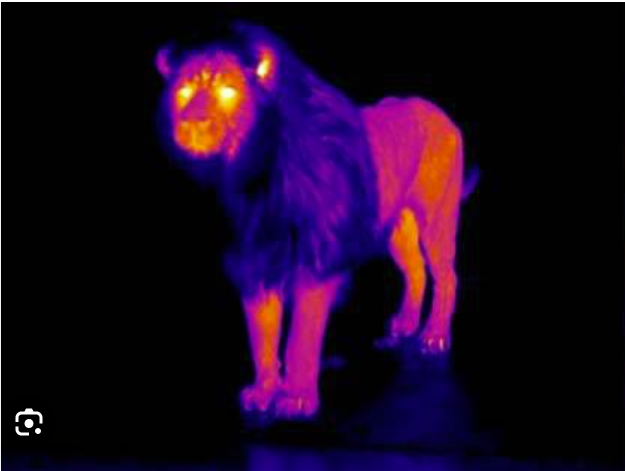
#> input picture animal_thermal_image.png, 625 x 471 px, found by its file name
$ jupyter execute --allow-errors CV4_Thermal_imaging_SAM_BalaPavaniKoppuravuri.ipynb   (shell and % lines are left out)
#> lines starting #> are read from the running program, lines starting #| are printed output that depends on the picture; after the words box and inside, x2 and y2 are one past the last pixel; in counts of white or black regions, pixels touching at a corner belong together
Install the stable wrapper - ultralytics, for SAM implementation which API compatible.

Handles the SAM2 segmentation and compares it to OpenCV implementation.

Thermal Image 1

[cell 1]
import cv2
import numpy as np
import matplotlib.pyplot as plt
from ultralytics import SAM
from google.colab.patches import cv2_imshow

# --- Part 1: OpenCV Implementation (Traditional Method) ---
def get_opencv_result(image_path):
    image = cv2.imread(image_path, cv2.IMREAD_GRAYSCALE)
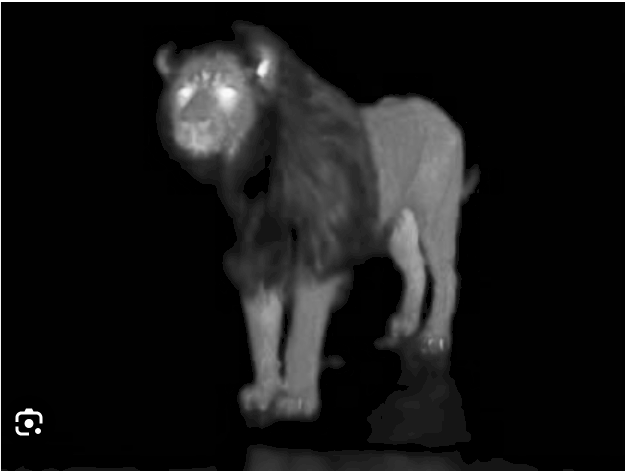
#> image: shape (471, 625); min 0, max 255, mean 23.3
    if image is None:
        return None, None

    # Pre-processing: Bilateral filter to smooth noise
    blurred = cv2.bilateralFilter(image, 9, 75, 75)

    # Segmentation: Otsu's Thresholding
    _, thresh = cv2.threshold(blurred, 0, 255, cv2.THRESH_BINARY + cv2.THRESH_OTSU)
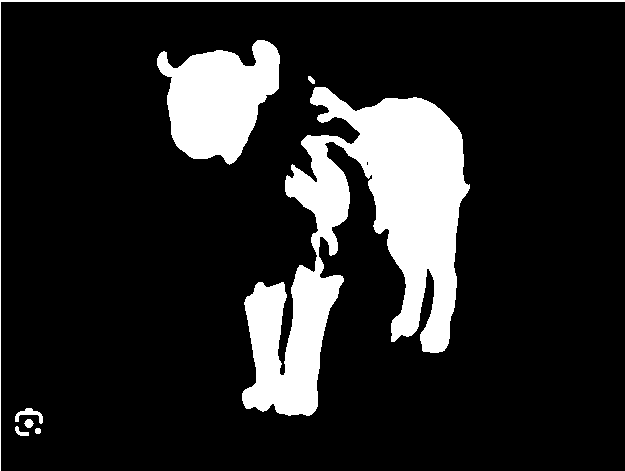
#> thresh: shape (471, 625); 15.2% white; 8 white regions, largest, box (x1, y1, x2, y2) and area: (242, 87, 470, 416) 33006, (157, 40, 280, 165) 9776, (0, 0, 625, 471) 1719

    # Morphological operations to clean up the mask
    kernel = np.ones((5, 5), np.uint8)
    closing = cv2.morphologyEx(thresh, cv2.MORPH_CLOSE, kernel)
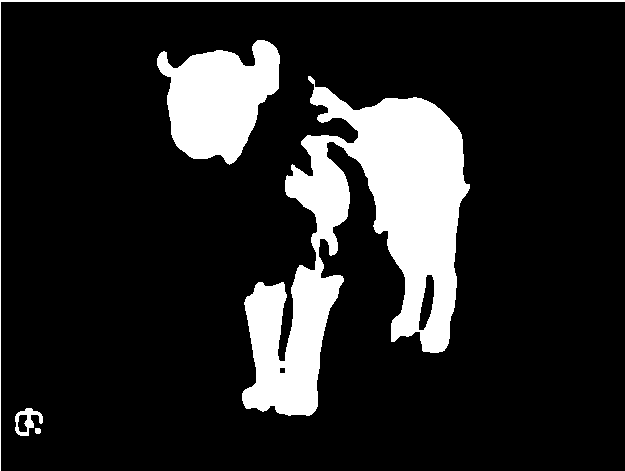
#> closing: shape (471, 625); 15.3% white; 5 white regions, box (x1, y1, x2, y2) and area: (242, 76, 470, 416) 33250, (157, 40, 280, 165) 9781, (0, 0, 625, 471) 1719, (15, 408, 43, 436) 342, (35, 428, 41, 434) 33
    opening = cv2.morphologyEx(closing, cv2.MORPH_OPEN, kernel)
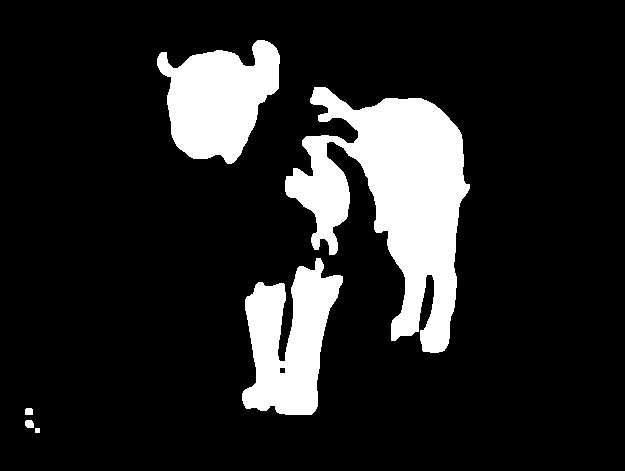
#> opening: shape (471, 625); 14.6% white; 6 white regions

    return image, opening

# --- Part 2: SAM2 Implementation (Deep Learning Method) ---
def get_sam2_result(image_path, x, y):
    model = SAM('sam2_b.pt') # Balanced SAM2 model
    results = model.predict(image_path, points=[[x, y]], labels=[1], verbose=False)

    if results[0].masks is not None:
        mask = results[0].masks.data[0].cpu().numpy().astype(np.uint8)
        return mask
    return None

# --- Part 3: Main Execution & Comparison ---
img_path = '/content/drive/MyDrive/CV_Week4/animal_thermal_image.png'
px, py = 400, 300 # Ensure these coordinates are on the animal in your image

original_gray, opencv_mask = get_opencv_result(img_path)
#> (the rest of this cell did not finish here and is left out)

[cell 2]
import cv2
import numpy as np
import matplotlib.pyplot as plt

# 1. Prepare a base image in color to draw boundaries on
# Using the original thermal image as the background
comparison_canvas = cv2.cvtColor(original_gray, cv2.COLOR_GRAY2BGR)

# 2. Extract and Draw OpenCV Boundary (Green)
# Find contours from the OpenCV binary mask
contours_cv, _ = cv2.findContours(opencv_mask, cv2.RETR_EXTERNAL, cv2.CHAIN_APPROX_SIMPLE)
#> contours_cv = 6 contours, 1 with area under 20; largest, box (x1, y1, x2, y2) and area: (285, 87, 470, 353) 22936, (157, 40, 280, 164) 9562, (242, 258, 343, 415) 9249, (25, 420, 34, 428) 50, (25, 408, 33, 415) 41
if contours_cv:
    largest_cv = max(contours_cv, key=cv2.contourArea)
#> largest_cv = contour of 456 points, box (x1, y1, x2, y2) (285, 87, 470, 353), area 22936
    cv2.drawContours(comparison_canvas, [largest_cv], -1, (0, 255, 0), 2) # Green for OpenCV
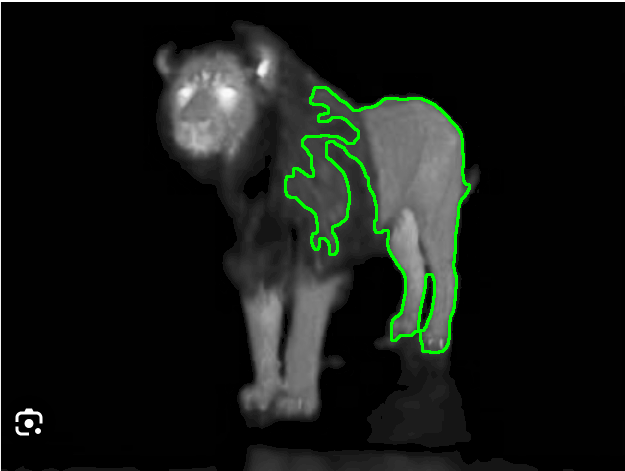
#> comparison_canvas: shape (471, 625, 3); mean B, G, R 22.3, 26.2, 22.3

# 3. Extract and Draw SAM2 Boundary (Red)
# Find contours from the SAM2 binary mask
# Ensure sam_mask is converted to uint8 if it isn't already
#> (the rest of this cell did not finish here and is left out)
